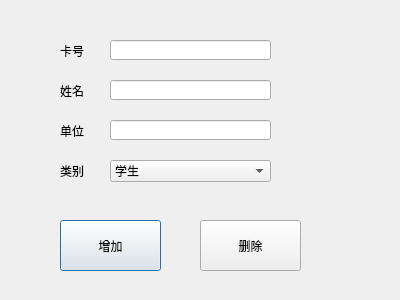
<?xml version="1.0" encoding="UTF-8"?>
<ui version="4.0">
 <class>borrowcard_dialog</class>
 <widget class="QDialog" name="borrowcard_dialog">
  <property name="geometry">
   <rect>
    <x>0</x>
    <y>0</y>
    <width>400</width>
    <height>300</height>
   </rect>
  </property>
  <property name="windowTitle">
   <string>借书证管理</string>
  </property>
  <widget class="QLabel" name="label">
   <property name="geometry">
    <rect>
     <x>60</x>
     <y>40</y>
     <width>31</width>
     <height>21</height>
    </rect>
   </property>
   <property name="text">
    <string>卡号</string>
   </property>
  </widget>
  <widget class="QLineEdit" name="cardnum">
   <property name="geometry">
    <rect>
     <x>110</x>
     <y>40</y>
     <width>161</width>
     <height>20</height>
    </rect>
   </property>
  </widget>
  <widget class="QLabel" name="label_2">
   <property name="geometry">
    <rect>
     <x>60</x>
     <y>80</y>
     <width>31</width>
     <height>21</height>
    </rect>
   </property>
   <property name="text">
    <string>姓名</string>
   </property>
  </widget>
  <widget class="QLineEdit" name="nameinput">
   <property name="geometry">
    <rect>
     <x>110</x>
     <y>80</y>
     <width>161</width>
     <height>20</height>
    </rect>
   </property>
  </widget>
  <widget class="QLabel" name="label_3">
   <property name="geometry">
    <rect>
     <x>60</x>
     <y>120</y>
     <width>31</width>
     <height>21</height>
    </rect>
   </property>
   <property name="text">
    <string>单位</string>
   </property>
  </widget>
  <widget class="QLineEdit" name="department">
   <property name="geometry">
    <rect>
     <x>110</x>
     <y>120</y>
     <width>161</width>
     <height>20</height>
    </rect>
   </property>
  </widget>
  <widget class="QLabel" name="label_4">
   <property name="geometry">
    <rect>
     <x>60</x>
     <y>160</y>
     <width>31</width>
     <height>21</height>
    </rect>
   </property>
   <property name="text">
    <string>类别</string>
   </property>
  </widget>
  <widget class="QComboBox" name="comboBox">
   <property name="geometry">
    <rect>
     <x>110</x>
     <y>160</y>
     <width>161</width>
     <height>22</height>
    </rect>
   </property>
   <item>
    <property name="text">
     <string>学生</string>
    </property>
   </item>
   <item>
    <property name="text">
     <string>教师</string>
    </property>
   </item>
  </widget>
  <widget class="QPushButton" name="input_button">
   <property name="geometry">
    <rect>
     <x>60</x>
     <y>220</y>
     <width>101</width>
     <height>51</height>
    </rect>
   </property>
   <property name="text">
    <string>增加</string>
   </property>
  </widget>
  <widget class="QPushButton" name="delete_button">
   <property name="geometry">
    <rect>
     <x>200</x>
     <y>220</y>
     <width>101</width>
     <height>51</height>
    </rect>
   </property>
   <property name="text">
    <string>删除</string>
   </property>
  </widget>
 </widget>
 <resources/>
 <connections/>
</ui>
